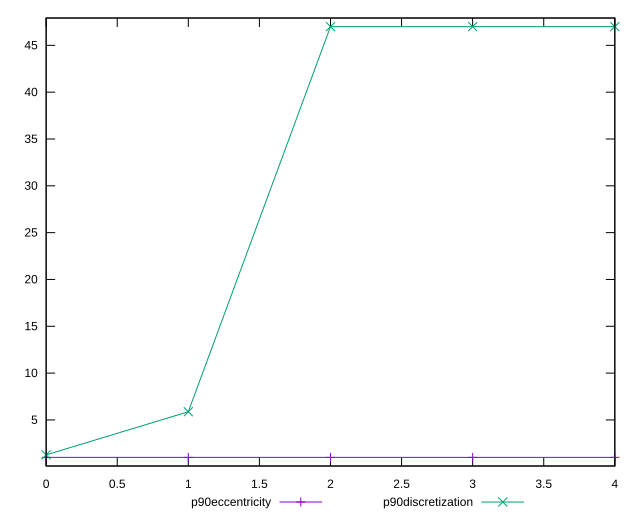

Write the gnuplot code that produced this figure.
reset

$p90Eccentricity <<EOF
0 0.9999999999999994
1 1.0000000000000016
2 1.0000000000000024
3 1.0000000000000027
4 1
EOF

$p90Discretization <<EOF
0 1.2702702702702702
1 5.875
2 47
3 47
4 47
EOF

set key outside below
set xrange [0:4]
set yrange [0.0799999999999994:47.92]
set trange [0.0799999999999994:47.92]
set terminal svg size 640, 520 enhanced background rgb 'white'
set output "report_00015_2021-02-09T16-11-33.973Z/total-byte-weight/progression/eccentricity.svg"

plot $p90Eccentricity title "p90eccentricity" with linespoints, \
     $p90Discretization title "p90discretization" with linespoints

reset
